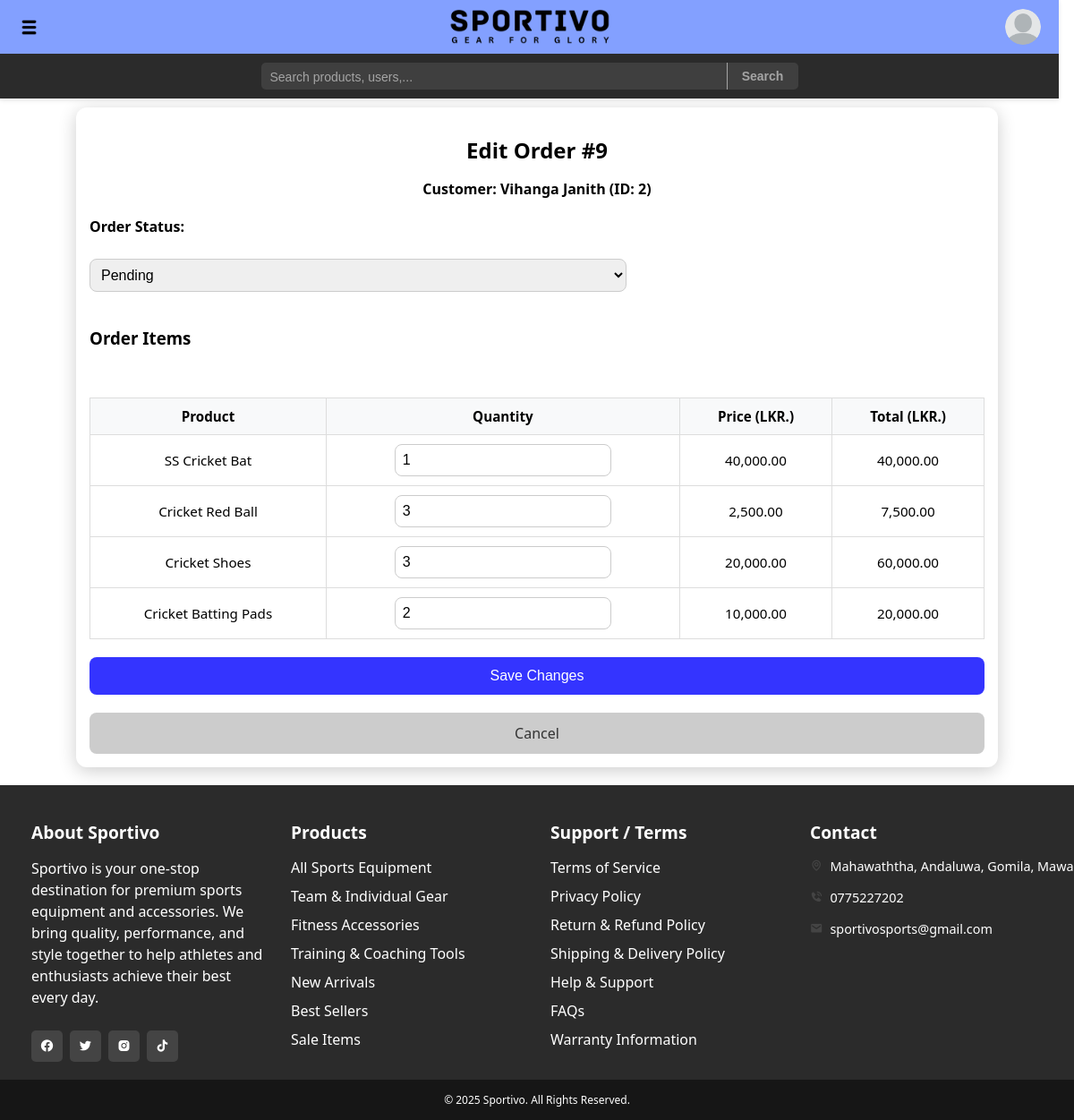
The page /editOrder.php?id=9&from=orders on the database its author committed.
### tables this page shows
CREATE TABLE `orders` (
  `order_id` int(11) NOT NULL,
  `customer_id` int(11) DEFAULT NULL,
  `order_date` date DEFAULT NULL,
  `order_status` enum('pending','completed') NOT NULL DEFAULT 'pending'
);

CREATE TABLE `customers` (
  `customer_id` int(11) NOT NULL,
  `name` varchar(100) DEFAULT NULL,
  `image_path` varchar(255) DEFAULT NULL,
  `email` varchar(100) DEFAULT NULL,
  `phone` varchar(20) DEFAULT NULL,
  `address` varchar(255) DEFAULT NULL,
  `username` varchar(50) NOT NULL DEFAULT '',
  `password` varchar(255) NOT NULL DEFAULT '',
  `role` enum('user','admin') NOT NULL DEFAULT 'user',
  `reset_token` varchar(255) DEFAULT NULL,
  `reset_expires` datetime DEFAULT NULL
);

CREATE TABLE `order_items` (
  `order_item_id` int(11) NOT NULL,
  `order_id` int(11) DEFAULT NULL,
  `product_id` int(11) DEFAULT NULL,
  `quantity` int(11) DEFAULT NULL
);

CREATE TABLE `products` (
  `product_id` int(11) NOT NULL,
  `name` varchar(100) DEFAULT NULL,
  `description` text DEFAULT NULL,
  `image_path` varchar(255) DEFAULT NULL,
  `category` varchar(50) DEFAULT NULL,
  `price` decimal(10,2) DEFAULT NULL,
  `supplier_id` int(11) DEFAULT NULL
);

### editOrder.php (the view, shortened to what this page needs)
<?php
include 'adminHeader.php';
?>
<?php
$redirectPage = "orders.php";
$orderId = intval($_GET['id']);
$sql = "SELECT o.order_id, o.customer_id, o.order_status, c.name AS customer_name
        FROM orders o
        JOIN customers c ON o.customer_id = c.customer_id
        WHERE o.order_id=?";
$stmt = mysqli_prepare($connect, $sql);
mysqli_stmt_bind_param($stmt, "i", $orderId);
mysqli_stmt_execute($stmt);
$result = mysqli_stmt_get_result($stmt);
$order = mysqli_fetch_assoc($result);
$sqlItems = "SELECT oi.order_item_id, p.product_id, p.name, oi.quantity, p.price
             FROM order_items oi
             JOIN products p ON oi.product_id = p.product_id
             WHERE oi.order_id=?";
$stmtItems = mysqli_prepare($connect, $sqlItems);
mysqli_stmt_bind_param($stmtItems, "i", $orderId);
mysqli_stmt_execute($stmtItems);
$resultItems = mysqli_stmt_get_result($stmtItems);
$orderItems = [];
while($row = mysqli_fetch_assoc($resultItems)){
    $orderItems[] = $row;
}
?>
<div class="edit-order-container">
    <h1>Edit Order #<?= $order['order_id'] ?></h1>
    <p><strong>Customer: <?= htmlspecialchars($order['customer_name']) ?> (ID: <?= $order['customer_id'] ?>)</strong></p>
    <form action="includes/editOrder.inc.php" method="post">
        <label for="orderStatus">Order Status:</label>
        <select name="orderStatus" id="orderStatus">
            <option value="pending" <?= $order['order_status']=='pending'?'selected':'' ?>>Pending</option>
        </select>
        <h3>Order Items</h3>
        <table>
            <thead>
                <tr>
                    <th>Product</th>
                    <th>Quantity</th>
                    <th>Price (LKR.)</th>
                    <th>Total (LKR.)</th>
                </tr>
            </thead>
            <tbody>
                <?php foreach($orderItems as $item): ?>
                <tr>
                    <td><?= htmlspecialchars($item['name']) ?></td>
                    <td>
                        <input type="number" name="quantities[<?= $item['order_item_id'] ?>]"
                               value="<?= $item['quantity'] ?>" min="1">
                    </td>
                    <td><?= number_format($item['price'],2) ?></td>
                    <td><?= number_format($item['price']*$item['quantity'],2) ?></td>
                </tr>
                <?php endforeach; ?>
            </tbody>
        </table>
        <button type="submit" name="submit">Save Changes</button>
        <a href="<?= $redirectPage ?>" class="cancel-btn">Cancel</a>
    </form>
</div>
<?php
    include 'footer.php';
?>

### css/style.css (style rules this page uses)
html, body { height: 100%; margin: 0; font-family: 'Segoe UI', Tahoma, Geneva, Verdana, sans-serif; overflow-x: hidden; }
:root { --main-color: #1e1e1e; --secondary-color: #444444; --text-color: #ffffff; }

### css/editOrder.css (style rules this page uses)
.edit-order-container { max-width: 1000px; margin: 20px auto; padding: 20px; background: #fff; border-radius: 12px; box-shadow: 0 4px 20px rgba(0, 0, 0, 0.2); }
.edit-order-container h1 { font-size: 1.8rem; margin-bottom: 10px; text-align: center; }
.edit-order-container p { font-size: 1rem; margin-bottom: 20px; text-align: center; }
.edit-order-container form { display: flex; flex-direction: column; gap: 20px; }
.edit-order-container label { font-weight: 600; margin-bottom: 5px; }
.edit-order-container select, .edit-order-container input[type="number"] { padding: 8px; border-radius: 8px; border: 1px solid #ccc; font-size: 1rem; width: 60%; }
.edit-order-container table { width: 100%; border-collapse: collapse; margin-top: 15px; font-size: 0.95rem; }
.edit-order-container table th, .edit-order-container table td { border: 1px solid #ddd; padding: 10px; text-align: center; }
.edit-order-container table th { background: #f8f9fa; font-weight: bold; }
.edit-order-container button, .edit-order-container .cancel-btn { padding: 12px 16px; border-radius: 8px; font-size: 1rem; cursor: pointer; border: none; transition: 0.2s; }
.edit-order-container button { background-color: rgb(52, 52, 255); color: white; }
.edit-order-container .cancel-btn { display: inline-block; background: #ccc; text-decoration: none; text-align: center; color: #333; }
@media (max-width: 1200px) { .edit-order-container { padding: 15px; } }
@media (max-width: 1200px) { .edit-order-container h1 { font-size: 1.5rem; } }
@media (max-width: 1200px) { .edit-order-container { overflow-x: auto; } }
@media (max-width: 1200px) { .edit-order-container table { min-width: 600px; } }

### rows shown on the page
orders: order_id "9", customer.name "Vihanga Janith", customer "2", orderStatus "Pending"
order_items: product.name "SS Cricket Bat", quantity "1", product.price "40,000.00", $item['price']*$item['quantity'] "40,000.00"
order_items: product.name "Cricket Red Ball", quantity "3", product.price "2,500.00", $item['price']*$item['quantity'] "7,500.00"
order_items: product.name "Cricket Shoes", quantity "3", product.price "20,000.00", $item['price']*$item['quantity'] "60,000.00"
order_items: product.name "Cricket Batting Pads", quantity "2", product.price "10,000.00", $item['price']*$item['quantity'] "20,000.00"
